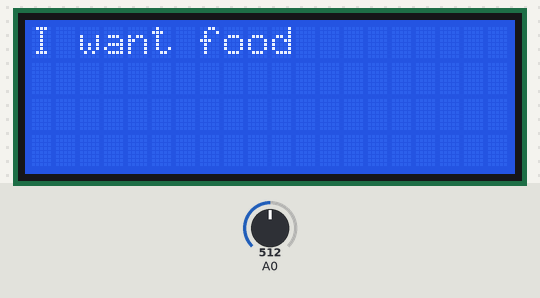
The sketch below on a simulated Arduino Uno, built with avr-gcc and run on an emulated ATmega328P. Shown: 20×4 character LCD. The inputs (shaded band) are chosen by the test bench; at power-on: A0 = 512. The audio player accepts every command and is not drawn.

Above: at 1.7 s.
1.8 s: A0 set to 1019
At 3.4 s:
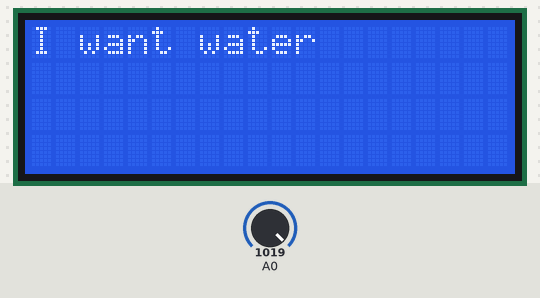
4.1 s: A0 set to 999
At 5.2 s:
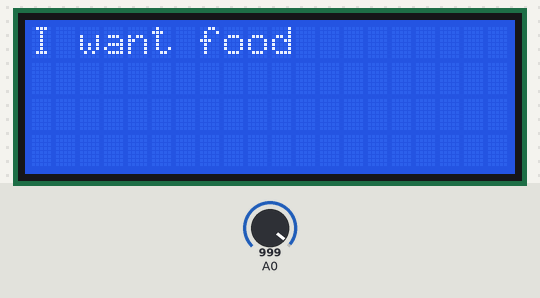
6.1 s: A0 set to 1023
At 8.1 s:
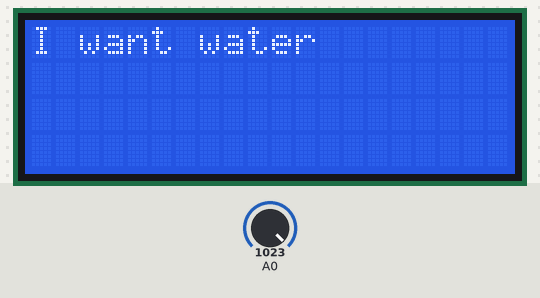
Timing chart, 0 to 9.6 s (numbered marks = the images above; inputs shaded):
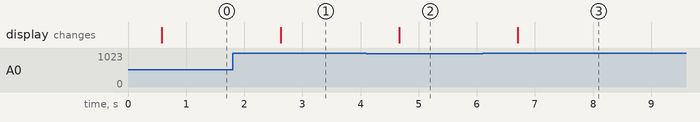

The sketch:

FlexSensor.ino
```cpp
#include <LiquidCrystal.h> // Library used to commuincate with Character LCD
#include "SoftwareSerial.h" // Library used to serially communicate with other chips
#include "DFRobotDFPlayerMini.h" // Library used to control the MP3 Player

SoftwareSerial SoftSerial(10, 11); // Creating Software Serial object and indicating TX & RX pins
DFRobotDFPlayerMini MP3Player; // Creating MP3 player object
LiquidCrystal lcd(2, 3, 4, 5, 6, 7); // Creating Character LCD object and indicating RS, EN, D4, D5, D6 and D7 pins.

uint16_t AnalogReading = 0; // Reading from analog pin A0

uint16_t LeftConf = 0;
uint8_t RightConf = 0;
uint8_t MidConf = 0;
uint8_t ConfThres = 50;
uint16_t SensorThres = 1009;

void setup() {
  Serial.begin(9600);
  SoftSerial.begin(9600);
  lcd.begin(20, 4);
  lcd.home();
  if (!MP3Player.begin(SoftSerial)) {
    // Unable to begin
    while (true);
  }
  MP3Player.volume(20);  // 0 - 30
}

void loop() {
  AnalogReading = analogRead(A0);
  if (AnalogReading > SensorThres) {
    LeftConf++;
    RightConf = 0;
    MidConf = 0;
    if (LeftConf > ConfThres) {
      /* DOWNWARD BEND FUNCTION */
      lcd.clear();
      lcd.print("I want water");
      MP3Player.play(3);
      LeftConf = 0;
      delay(2000);
    }
  } else if (AnalogReading < SensorThres) {
    RightConf++;
    LeftConf = 0;
    MidConf = 0;
    if (RightConf > ConfThres) {
      lcd.clear();
      lcd.print("I want food");
      MP3Player.play(4);
      RightConf = 0;
      delay(2000);
    }
  } else {
    MidConf++;
    LeftConf = 0;
    RightConf = 0;
    if (MidConf > ConfThres) {
      lcd.clear();
      lcd.print("NO COMMAND");
      MidConf = 0;
      delay(2000);
    }
  }
}
```

Measured:
- after the input at 1.8 s, the display: changes after 0.82 s (image 1)
- after the input at 4.1 s, the display: changes after 0.56 s (image 2)
- after the input at 6.1 s, the display: changes after 0.60 s (image 3)
